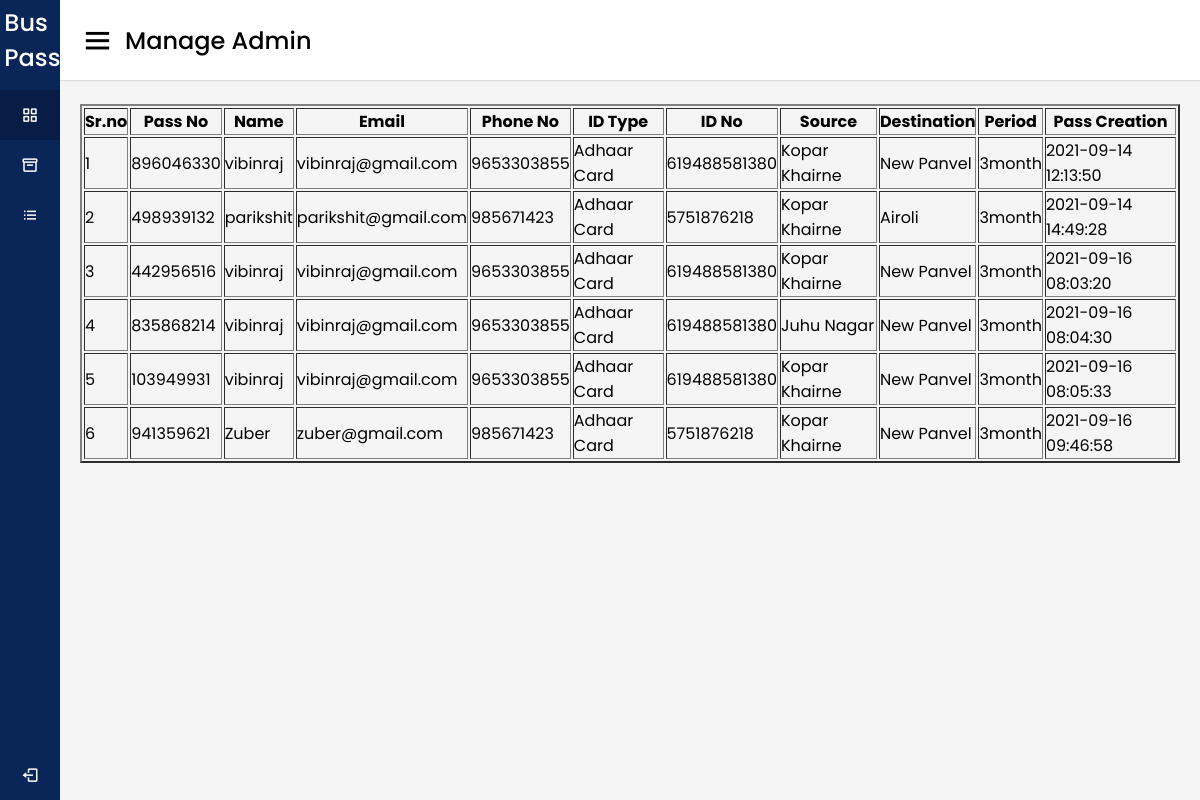
Page /Admin/managepass.php on the committed database.
### tables this page shows
CREATE TABLE `booking` (
  `id` int(11) NOT NULL,
  `passno` varchar(255) NOT NULL,
  `name` varchar(255) NOT NULL,
  `email` varchar(255) NOT NULL,
  `phoneno` varchar(255) NOT NULL,
  `idtype` varchar(255) NOT NULL,
  `idno` varchar(255) NOT NULL,
  `source` varchar(255) NOT NULL,
  `destination` varchar(255) NOT NULL,
  `period` varchar(255) NOT NULL,
  `passcreation` datetime NOT NULL DEFAULT current_timestamp() ON UPDATE current_timestamp()
);

### Admin/managepass.php (the view, shortened to what this page needs)
<!DOCTYPE html>
<html lang="en" dir="ltr">
<head>
    <link rel="stylesheet" href="style2.css">
    <link href='https://unpkg.com/boxicons@2.0.7/css/boxicons.min.css' rel='stylesheet'>
</head>
<body>
<div class="sidebar">
    <div class="logo-details">
        &nbsp <span class="logo_name">Bus Pass</span>
    </div>
    <ul class="nav-links">
        <li>
            <a href="dashboard.php" class="active">
                <i class='bx bx-grid-alt' ></i>
                <span class="links_name">Dashboard</span>
            </a>
        </li>
        <li>
            <a href="manageadmin.php">
                <i class='bx bx-box' ></i>
                <span class="links_name">Manage Admin</span>
            </a>
        </li>
        <li>
            <a href="managepass.php">
                <i class='bx bx-list-ul' ></i>
                <span class="links_name">Manage Pass</span>
            </a>
        </li>
        <li class="log_out">
            <a href="logout.php">
                <i class='bx bx-log-out'></i>
                <span class="links_name">Log out</span>
            </a>
        </li>
    </ul>
</div>
<section class="home-section">
    <nav>
        <div class="sidebar-button">
            <i class='bx bx-menu sidebarBtn'></i>
            <span class="dashboard">Manage Admin</span>
        </div>
    </nav>
    <div class="home-content">
        <div class="overview-boxes">
        <?php
$link = mysqli_connect("localhost", "root", "", "busspass");
$sql = "SELECT * FROM booking";
if($result = mysqli_query($link, $sql)){
    if(mysqli_num_rows($result) > 0){
        echo "<table border='2' width='100%'>";
        echo "<tr>";
        echo "<th>Sr.no</th>";
        echo "<th>Pass No</th>";
        echo "<th>Name</th>";
        echo "<th>Email</th>";
        echo "<th>Phone No</th>";
        echo "<th>ID Type</th>";
        echo "<th>ID No</th>";
        echo "<th>Source</th>";
        echo "<th>Destination</th>";
        echo "<th>Period</th>";
        echo "<th>Pass Creation</th>";
        echo "</tr>";
        while($row = mysqli_fetch_array($result)){
            echo "<tr>";
            echo "<td>" . $row['id'] . "</td>";
            echo "<td>" . $row['passno'] . "</td>";
            echo "<td>" . $row['name'] . "</td>";
            echo "<td>" . $row['email'] . "</td>";
            echo "<td>" . $row['phoneno'] . "</td>";
            echo "<td>" . $row['idtype'] . "</td>";
            echo "<td>" . $row['idno'] . "</td>";
            echo "<td>" . $row['source'] . "</td>";
            echo "<td>" . $row['destination'] . "</td>";
            echo "<td>" . $row['period'] . "</td>";
            echo "<td>" . $row['passcreation'] . "</td>";
            echo "</tr>";
        }
        echo "</table>";
    } else{
        echo "No records matching your query were found.";
    }
} else{
    echo "ERROR: Could not able to execute $sql. " . mysqli_error($link);
}
?>
        </div>
    </div>
</section>
</body>
</html>

### Admin/style2.css (style rules this page uses)
* { margin: 0; padding: 0; box-sizing: border-box; font-family: 'Poppins', sans-serif; }
.sidebar { position: fixed; height: 100%; width: 240px; background: #0A2558; transition: all 0.5s ease; }
.sidebar .logo-details { height: 80px; display: flex; align-items: center; }
.sidebar .logo-details .logo_name { color: #fff; font-size: 24px; font-weight: 500; }
.sidebar .nav-links { margin-top: 10px; }
.sidebar .nav-links li { position: relative; list-style: none; height: 50px; }
.sidebar .nav-links li a { height: 100%; width: 100%; display: flex; align-items: center; text-decoration: none; transition: all 0.4s ease; }
.sidebar .nav-links li a.active { background: #081D45; }
.sidebar .nav-links li i { min-width: 60px; text-align: center; font-size: 18px; color: #fff; }
.sidebar .nav-links li a .links_name { color: #fff; font-size: 15px; font-weight: 400; white-space: nowrap; }
.sidebar .nav-links .log_out { position: absolute; bottom: 0; width: 100%; }
.home-section { position: relative; background: #f5f5f5; min-height: 100vh; width: calc(100% - 240px); left: 240px; transition: all 0.5s ease; }
.home-section nav { display: flex; justify-content: space-between; height: 80px; background: #fff; display: flex; align-items: center; position: fixed; width: calc(100% - 240px); left: 240px; z-index: 100; padding: 0 20px; box-shadow: 0 1px 1px rgba(0, 0, 0, 0.1); transition: all 0.5s ease; }
.home-section nav .sidebar-button { display: flex; align-items: center; font-size: 24px; font-weight: 500; }
nav .sidebar-button i { font-size: 35px; margin-right: 10px; }
.home-section .home-content { position: relative; padding-top: 104px; }
.home-content .overview-boxes { display: flex; align-items: center; justify-content: space-between; flex-wrap: wrap; padding: 0 20px; margin-bottom: 26px; }
@media (max-width: 1240px) { .sidebar { width: 60px; } }
@media (max-width: 1240px) { .home-section { width: calc(100% - 60px); left: 60px; } }
@media (max-width: 1240px) { .home-section nav { width: calc(100% - 60px); left: 60px; } }

### rows in the picture
booking: id "1", passno "896046330", name "vibinraj", email "vibinraj@gmail.com", phoneno "9653303855", idtype "Adhaar Card", idno "619488581380", source "Kopar Khairne", destination "New Panvel", period "3month", passcreation "2021-09-14 12:13:50"
booking: id "2", passno "498939132", name "parikshit", email "parikshit@gmail.com", phoneno "985671423", idtype "Adhaar Card", idno "5751876218", source "Kopar Khairne", destination "Airoli", period "3month", passcreation "2021-09-14 14:49:28"
booking: id "3", passno "442956516", name "vibinraj", email "vibinraj@gmail.com", phoneno "9653303855", idtype "Adhaar Card", idno "619488581380", source "Kopar Khairne", destination "New Panvel", period "3month", passcreation "2021-09-16 08:03:20"
booking: id "4", passno "835868214", name "vibinraj", email "vibinraj@gmail.com", phoneno "9653303855", idtype "Adhaar Card", idno "619488581380", source "Juhu Nagar", destination "New Panvel", period "3month", passcreation "2021-09-16 08:04:30"
booking: id "5", passno "103949931", name "vibinraj", email "vibinraj@gmail.com", phoneno "9653303855", idtype "Adhaar Card", idno "619488581380", source "Kopar Khairne", destination "New Panvel", period "3month", passcreation "2021-09-16 08:05:33"
booking: id "6", passno "941359621", name "Zuber", email "zuber@gmail.com", phoneno "985671423", idtype "Adhaar Card", idno "5751876218", source "Kopar Khairne", destination "New Panvel", period "3month", passcreation "2021-09-16 09:46:58"
